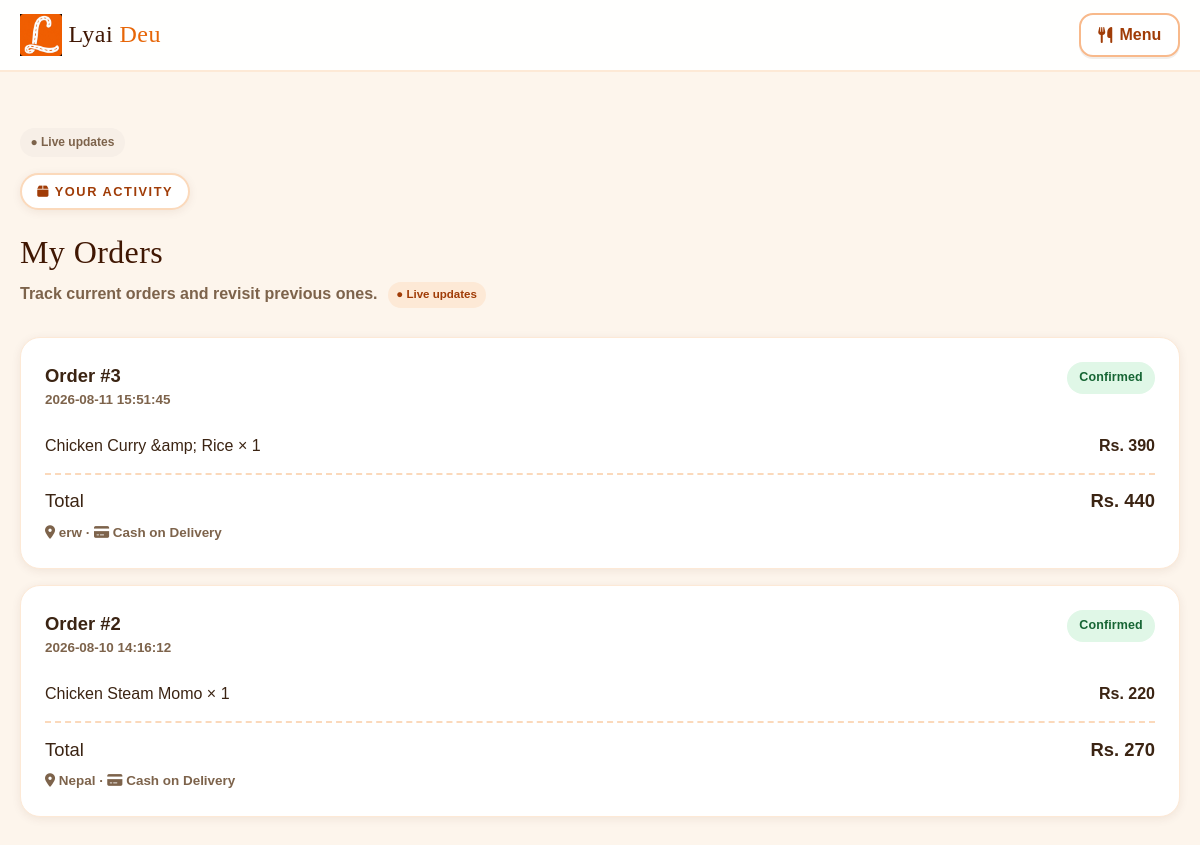
Page /orders.php (signed in) on the committed database.
### tables this page shows
CREATE TABLE IF NOT EXISTS orders (
  id INT UNSIGNED NOT NULL AUTO_INCREMENT,
  user_id INT UNSIGNED NULL,
  customer_name VARCHAR(255) NOT NULL,
  phone VARCHAR(20) NOT NULL,
  address TEXT NOT NULL,
  note TEXT NOT NULL,
  payment VARCHAR(100) NOT NULL,
  promo VARCHAR(50) NOT NULL DEFAULT '',
  subtotal DECIMAL(10,2) NOT NULL DEFAULT 0,
  delivery_fee DECIMAL(10,2) NOT NULL DEFAULT 0,
  discount DECIMAL(10,2) NOT NULL DEFAULT 0,
  total DECIMAL(10,2) NOT NULL DEFAULT 0,
  status VARCHAR(50) NOT NULL DEFAULT 'Pending',
  created_at DATETIME NOT NULL,
  updated_at DATETIME NOT NULL,
  PRIMARY KEY (id),
  KEY idx_orders_user (user_id),
  CONSTRAINT fk_orders_user FOREIGN KEY (user_id) REFERENCES users(id) ON DELETE SET NULL
);

CREATE TABLE IF NOT EXISTS order_items (
  id INT UNSIGNED NOT NULL AUTO_INCREMENT,
  order_id INT UNSIGNED NOT NULL,
  dish_id INT UNSIGNED NULL,
  name VARCHAR(255) NOT NULL,
  hotel VARCHAR(255) NOT NULL,
  price DECIMAL(10,2) NOT NULL DEFAULT 0,
  qty INT UNSIGNED NOT NULL DEFAULT 1,
  line_total DECIMAL(10,2) NOT NULL DEFAULT 0,
  PRIMARY KEY (id),
  KEY idx_items_order (order_id),
  KEY idx_items_dish (dish_id),
  CONSTRAINT fk_items_order FOREIGN KEY (order_id) REFERENCES orders(id) ON DELETE CASCADE,
  CONSTRAINT fk_items_dish FOREIGN KEY (dish_id) REFERENCES dishes(id) ON DELETE SET NULL
);

### site_config.php (called while the page is built, shortened)
<?php
function lyaideu_load_pdo(): ?PDO {
    static $pdo = null;
    if (isset($GLOBALS['pdo']) && $GLOBALS['pdo'] instanceof PDO) {
        $pdo = $GLOBALS['pdo'];
        return $pdo;
    }
    return $pdo;
}
function lyaideu_settings(): array {
    if (!isset($GLOBALS['__lyaideu_settings_loaded'])) {
        $pdo = lyaideu_load_pdo();
        if ($pdo instanceof PDO) {
            try {
                foreach ($pdo->query('SELECT skey, sval FROM settings') as $row) {
                    $GLOBALS['__lyaideu_settings'][$row['skey']] = (string)$row['sval'];
                }
            } catch (Throwable $e) {
                $GLOBALS['__lyaideu_settings'] = [];
            }
        }
    }
    return $GLOBALS['__lyaideu_settings'];
}
function site_setting(string $key, ?string $default = null): string {
    $settings = lyaideu_settings();
    $value = $settings[$key] ?? null;
    return $value;
}
function site_logo_url(): string {
    return site_setting('site_logo', 'logo.png');
}
function site_favicon_url(): string {
    return site_setting('site_favicon', 'favicon.ico');
}
function site_apple_icon_url(): string {
    return site_setting('site_apple_icon', 'apple-touch-icon.png');
}
function site_icon_type(string $path): string {
    $ext = strtolower(pathinfo($path, PATHINFO_EXTENSION));
    switch ($ext) {
        case 'ico':
            return 'image/x-icon';
    }
}
function site_head_icons(): string {
    $fav = htmlspecialchars(site_favicon_url(), ENT_QUOTES, 'UTF-8');
    $apple = htmlspecialchars(site_apple_icon_url(), ENT_QUOTES, 'UTF-8');
    $favType = site_icon_type(site_favicon_url());
    return '<link rel="icon" type="' . $favType . '" href="' . $fav . '">'
        . "\n" . '<link rel="apple-touch-icon" href="' . $apple . '">';
}

### orders.php (the view, shortened to what this page needs)
<?php
require_once __DIR__ . '/site_config.php';
$uid = (int)$_SESSION['user']['id'];
$orders = [];
$orderStmt = $pdo->prepare(
    'SELECT id, customer_name, phone, address, note, payment, promo,
            subtotal, delivery_fee, discount, total, status, created_at, updated_at
     FROM orders
     WHERE user_id = :user_id
     ORDER BY created_at DESC'
);
$orderStmt->execute([':user_id' => $uid]);
$rows = $orderStmt->fetchAll();
$itemStmt = $pdo->prepare(
    'SELECT name, hotel, price, qty, line_total
     FROM order_items
     WHERE order_id = :order_id
     ORDER BY id'
);
foreach ($rows as $row) {
    $itemStmt->execute([':order_id' => (int)$row['id']]);
    $row['items'] = $itemStmt->fetchAll();
    $row['created'] = $row['created_at'];
    $orders[] = $row;
}
$statusClass = [
    'Pending' => 'pending',
    'Confirmed' => 'confirmed',
    'Preparing' => 'preparing',
    'Out for delivery' => 'delivery',
    'Delivered' => 'delivered',
    'Cancelled' => 'cancelled',
];
?><!DOCTYPE html><html lang="en"><head><meta charset="UTF-8"><meta name="viewport" content="width=device-width, initial-scale=1.0"><title>My Orders | LyaiDeu</title><?= site_head_icons() ?>
<link rel="stylesheet" href="https://cdnjs.cloudflare.com/ajax/libs/font-awesome/6.5.2/css/all.min.css">
<link rel="stylesheet" href="css/style.css?v=6"></head><body><header class="topbar"><nav class="nav"><a class="brand" href="index.php"><img class="brand-logo" src="<?= htmlspecialchars(site_logo_url(), ENT_QUOTES, 'UTF-8') ?>" alt="LyaiDeu"> Lyai<span>Deu</span></a><a class="btn btn-outline" href="menu.php"><i class="fa-solid fa-utensils"></i> Menu</a></nav></header><main class="orders-page container"><span data-live-indicator class="live-indicator" title="Checks for updates automatically">● Live updates</span><div class="section-head"><p class="kicker"><i class="fa-solid fa-box"></i> Your activity</p><h1 class="display">My Orders</h1><p class="section-sub">Track current orders and revisit previous ones. <span class="live-badge">● Live updates</span></p></div><?php if (!$orders): ?><div class="empty-state" style="display:block"><span class="big"><i class="fa-solid fa-motorcycle"></i></span><p>You haven't placed an order yet.</p><a class="btn btn-primary" href="menu.php">Start Ordering</a></div><?php endif; ?><div class="orders-list"><?php foreach ($orders as $o): $cls = $statusClass[$o['status']] ?? 'pending'; ?><article class="order-card"><div class="order-card-head"><div><h2>Order #<?= (int)$o['id'] ?></h2><p><?= htmlspecialchars($o['created']) ?></p></div><span class="order-status-pill status-<?= $cls ?>"><?= htmlspecialchars($o['status']) ?></span></div><div class="order-items"><?php foreach ($o['items'] as $it): ?><div class="summary-row"><span><?= htmlspecialchars($it['name']) ?> × <?= (int)$it['qty'] ?></span><strong>Rs. <?= (int)$it['line_total'] ?></strong></div><?php endforeach; ?></div><div class="summary-row total"><span>Total</span><strong>Rs. <?= (int)$o['total'] ?></strong></div><p class="small-note"><i class="fa-solid fa-location-dot"></i> <?= htmlspecialchars($o['address']) ?> · <i class="fa-solid fa-credit-card"></i> <?= htmlspecialchars($o['payment']) ?></p></article><?php endforeach; ?></div></main><script>setInterval(()=>{if(document.visibilityState==='visible'){fetch('orders.php?live=1',{cache:'no-store'}).then(r=>r.text()).then(html=>{const doc=new DOMParser().parseFromString(html,'text/html');const next=doc.querySelector('.orders-list');const current=document.querySelector('.orders-list');if(next&&current&&next.innerHTML!==current.innerHTML){current.replaceWith(next);}}).catch(()=>{});}},5000);</script></body></html>

### rows in the picture
orders: id "3", created_at "2026-08-11 15:51:45", status "Confirmed", total "440", address "erw", payment "Cash on Delivery"
order_items: name "Chicken Curry &amp; Rice", qty "1", line_total "390"
orders: id "2", created_at "2026-08-10 14:16:12", status "Confirmed", total "270", address "Nepal", payment "Cash on Delivery"
order_items: name "Chicken Steam Momo", qty "1", line_total "220"
